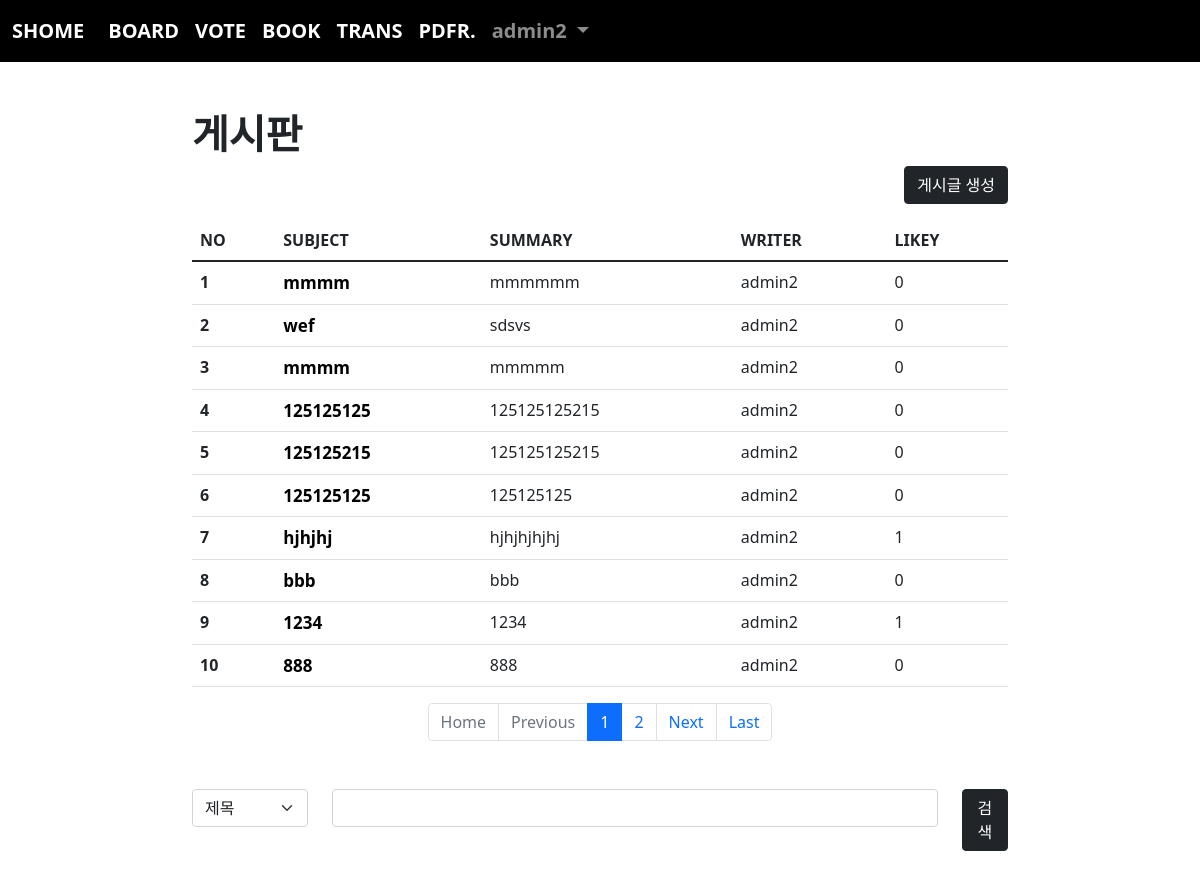
Page /board/index/ (signed in) on the committed database.
### acc/models.py (models this page shows, shortened)
class User(AbstractUser):
    comment = models.TextField()
    point = models.IntegerField(default=0)
    age = models.IntegerField(default=0)
    pic = models.ImageField(upload_to='user/%y/%m')

### board/models.py (models this page shows, shortened)
class Board(models.Model):
    subject = models.CharField(max_length=100)
    writer = models.ForeignKey(User, on_delete=models.CASCADE, related_name='writer')
    content = models.TextField()
    likey = models.ManyToManyField(User, blank=True, related_name='likey')
    pubdate = models.DateTimeField()
    def summary(self):
        if len(self.content) > 100:
            return f"{self.content[:100]} ..."
        return f"{self.content}"

### board/views.py (the view)
# urls.py: path('index/', views.index, name='index'),
def index(request):
    pg = request.GET.get('page', 1)
    cate = request.GET.get('cate', '')
    kw = request.GET.get('kw', '')
    if kw:
        if cate == "sub":
            b = Board.objects.filter(subject__startswith=kw)
        elif cate == "wri":
            from acc.models import User
            try:
                u = User.objects.get(username=kw)
                b = Board.objects.filter(writer=u)
            except:
                b = Board.objects.none()
        elif cate == "con":
            b = Board.objects.filter(content__contains=kw)
        else:
            b = Board.objects.all()
    else:
        b = Board.objects.all()
    b = b.order_by("-pubdate")
    pag = Paginator(b, 10)
    obj = pag.get_page(pg)
    context = {
        "bset": obj,
        'cate': cate,
        'kw': kw
    }
    return render(request, 'board/index.html', context)

### templates/board/index.html (shortened to what this page needs)
{% extends 'base.html' %}
{% block con %}
{% load mathfilters %}
    <div class="container mt-5" style="width:70%">
        <h1><b>게시판</b></h1>
        <div class="text-end">
            <a href="{% url 'board:create' %}" class="btn btn-dark">게시글 생성</a>
        </div>
        <table class="table mt-3 table-hover">
            <thead>
                <tr>
                    <th scope="col">NO</th>
                    <th scope="col">SUBJECT</th>
                    <th scope="col">SUMMARY</th>
                    <th scope="col">WRITER</th>
                    <th scope="col">LIKEY</th>
                </tr>
            </thead>
            <tbody>
                {% if bset %}
                    {% for i in bset %}
                        <tr>
                            <th scope="row">{{ forloop.counter }}</th>
                            <td><a class="sub" href="{% url 'board:detail' i.id %}">{{ i.subject }}</a></td>
                            <td>{{ i.summary }}</td>
                            <td>{{ i.writer.username }}</td>
                            <td>{{ i.likey.all.count }}</td>
                        </tr>
                    {% endfor %}
                {% endif %}
            </tbody>
        </table>
        <nav aria-label="Page navigation example">
            <ul class="pagination justify-content-center">
                {% if bset.has_previous %}
                    <li class="page-item">
                        <a class="page-link" href="{% url 'board:index' %}?page=1&cate={{cate}}&kw={{kw}}">Home</a></li>
                    <li class="page-item">
                        <a class="page-link" href="{% url 'board:index' %}?page={{ bset.previous_page_number }}&cate={{cate}}&kw={{kw}}">Previous</a></li>
                {% else %}
                    <li class="page-item disabled">
                        <a class="page-link">Home</a></li>
                    <li class="page-item disabled">
                        <a class="page-link">Previous</a></li>
                {% endif %}
                {% for i in bset.paginator.page_range %}
                    {% if i >= bset.number|sub:5 and bset.number|add:4 >= i %}
                    <li class="page-item {% if bset.number == i %}active{% endif %}"><a class="page-link" href="{% url 'board:index' %}?page={{i}}&cate={{cate}}&kw={{kw}}">{{i}}</a></li>
                    {% endif %}
                {% endfor %}
                {% if bset.has_next %}
                    <li class="page-item">
                        <a class="page-link" href="{% url 'board:index' %}?page={{ bset.next_page_number }}&cate={{cate}}&kw={{kw}}">Next</a></li>
                    <li class="page-item">
                        <a class="page-link" href="{% url 'board:index' %}?page={{ bset.paginator.num_pages }}&cate={{cate}}&kw={{kw}}">Last</a></li>
                {% else %}
                    <li class="page-item disabled">
                        <a class="page-link">Next</a></li>
                    <li class="page-item disabled">
                        <a class="page-link">Last</a></li>
                {% endif %}
            </ul>
        </nav>
        <form>
            <div class="row mt-5 mb-5">
                <div class="col-lg-2">
                    <select name="cate" class="form-select" aria-label="Default select example">
                        <option value="sub" {% if cate == 'sub' %}selected{% endif %}>제목</option>
                    </select>
                </div>
                <div class="col-lg-9">
                    <input name="kw" type="text" size="50" value='{{kw}}' class="form-control">
                </div>
                <div class="col-lg-1">
                    <button class="btn btn-dark">검색</button>
                </div>
            </div>
        </form>
    </div>
{% endblock %}

### templates/base.html (shortened to what this page needs)
<!doctype html>
<html lang="en">
    <head>
        <link href="https://cdn.jsdelivr.net/npm/bootstrap@5.1.3/dist/css/bootstrap.min.css" rel="stylesheet">
    </head>
    <body>
        {% if user.is_authenticated %}
            <nav class="navbar navbar-expand-lg navbar-dark" style="background-color: rgb(0, 0, 0); font-size: 20px; font-weight: bold;">
                <div class="container-fluid">
                    <a class="navbar-brand" href="{% url 'acc:index' %}">SHOME</a>
                    <div class="collapse navbar-collapse" id="navbarSupportedContent">
                        <ul class="navbar-nav me-auto mb-2 mb-lg-0">
                            <li class="nav-item">
                                <a class="nav-link active" aria-current="page" href="{% url 'board:index' %}">BOARD</a>
                            </li>
                            <li class="nav-item">
                                <a class="nav-link active" aria-current="page" href="{% url 'vote:index' %}">VOTE</a>
                            </li>
                            <li class="nav-item">
                                <a class="nav-link active" aria-current="page" href="{% url 'book:index' %}">BOOK</a>
                            </li>
                            <li class="nav-item">
                                <a class="nav-link active" aria-current="page" href="{% url 'trans:index' %}">TRANS</a>
                            </li>
                            <li class="nav-item">
                                <a class="nav-link active" aria-current="page" href="{% url 'pdfread:index' %}">PDFR.</a>
                            </li>
                            <li class="nav-item dropdown">
                                <a class="nav-link dropdown-toggle" href="#" id="navbarDropdown" role="button" data-bs-toggle="dropdown" aria-expanded="false">
                                    {{ user }}
                                </a>
                            </li>
                        </ul>
                    </div>
                </div>
            </nav>
        {% endif %}
        {% if user.is_authenticated %}
            {% block con %}
            {% endblock %}
        {% endif %}
    </body>
</html>

### templates/board/index.html (style rules this page uses)
a.sub { text-decoration: none; color:black; font-weight: bold; font-size: 17px; }

### rows in the picture
User: username "admin2"
Board: subject "mmmm", summary "mmmmmm", writer.username "admin2", likey.all.count "0"
Board: subject "wef", summary "sdsvs", writer.username "admin2", likey.all.count "0"
Board: subject "mmmm", summary "mmmmm", writer.username "admin2", likey.all.count "0"
Board: subject "125125125", summary "125125125215", writer.username "admin2", likey.all.count "0"
Board: subject "125125215", summary "125125125215", writer.username "admin2", likey.all.count "0"
Board: subject "125125125", summary "125125125", writer.username "admin2", likey.all.count "0"
Board: subject "hjhjhj", summary "hjhjhjhjhj", writer.username "admin2", likey.all.count "1"
Board: subject "bbb", summary "bbb", writer.username "admin2", likey.all.count "0"
Board: subject "1234", summary "1234", writer.username "admin2", likey.all.count "1"
Board: subject "888", summary "888", writer.username "admin2", likey.all.count "0"

### other values in the picture
{{ i }} "1" "2"
